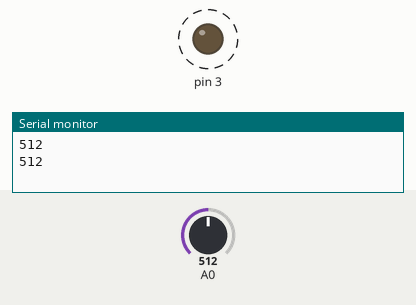
This sketch was run on a simulated Arduino Uno, built with avr-gcc and run on an emulated ATmega328P. Shown: output pins drawn as LEDs (lit = HIGH), the last lines printed to the serial monitor. Dashed ring = blinking. The test bench sets the inputs (shaded band); at power-on: A0 = 512.

Above: at 1.8 s.
1.9 s: A0 set to 306
At 2.2 s:
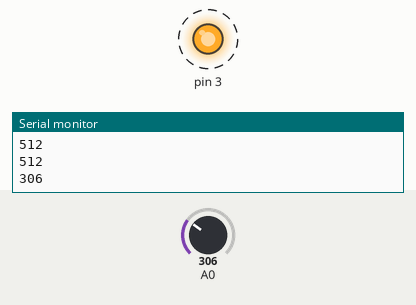
5.4 s: A0 set to 122
At 5.56 s:
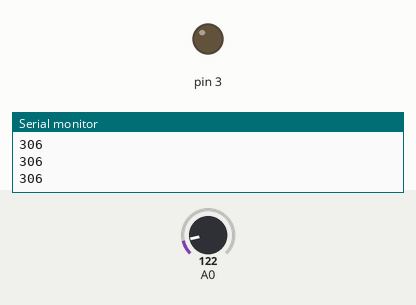
Timing chart, 0 to 14.9 s (numbered marks = the images above; inputs shaded):
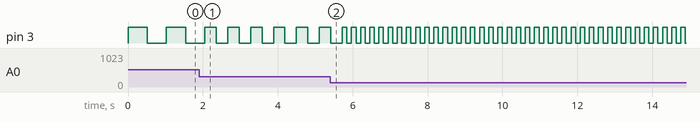

The sketch:

LightDependantResistor.ino
```cpp
/*
  David Chatting - david@davidchatting.com
  10th March 2013
  ---
  For Close and Remote Smart City Lab - http://www.closeandremote.net/smart-city-lab/
  ---
  LDR between 5V and Arduino pin A0
  10k ohm resistor between Arduino pin A0 and GND
  LED and 220 ohm resistor between Arduino pin 3 and GND
  ---
  Adapted from http://arduino.cc/en/Tutorial/AnalogInput
*/

int ldrValue;

void setup() {
  Serial.begin(9600);

  pinMode(3, OUTPUT);
}

void loop() {
  ldrValue=analogRead(A0);
  Serial.println(ldrValue);

  digitalWrite(3, HIGH);
  delay(ldrValue);
  digitalWrite(3, LOW);
  delay(ldrValue);
}
```

Measured:
- after the input at 1.9 s, pin 3: alternates HIGH for 0.31 s and LOW for 0.31 s, starting after 0.46 s
- by itself, pin 3: alternates HIGH for 0.51 s and LOW for 0.51 s
